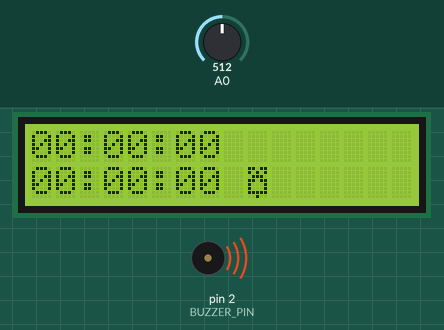
This sketch was run on a simulated Arduino Uno, built with avr-gcc and run on an emulated ATmega328P. Shown: 16×2 character LCD, buzzer (waves = sounding). The test bench sets the inputs (shaded band); at power-on: A0 = 512.

Above: at 0.1 s.
At 9.1 s:
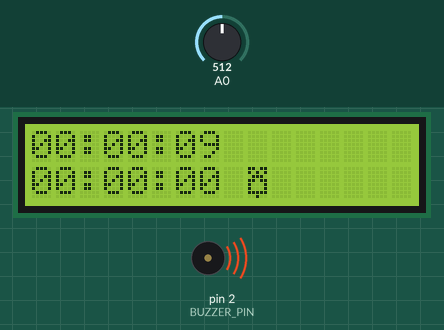
At 19.1 s:
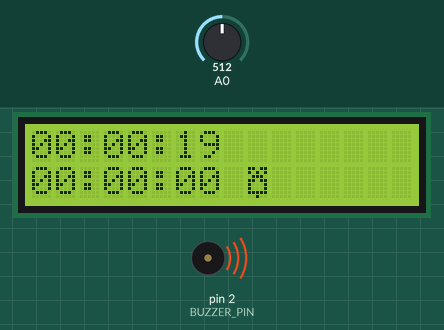
At 39.1 s:
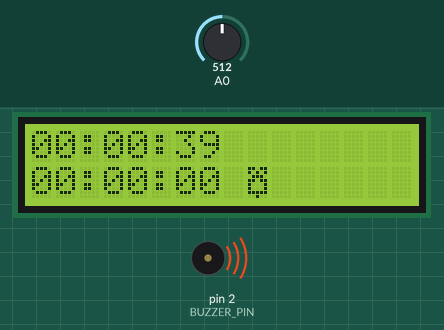
Timing chart, 0 to 40.0 s (numbered marks = the images above):
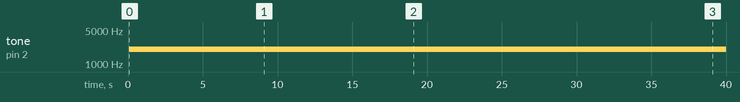

Measured:
- by itself, tone on pin 2 (BUZZER_PIN): silent → 2000 Hz at 0.07 s
- what the display in image 1 shows lasts 1.0 s, from 9.0 s to 10.0 s

The sketch:

simple_clock.ino
```cpp
#include <LiquidCrystal.h>

#define CLOCK_MODE 0
#define SET_ALARM_MODE 1
#define BUZZER_PIN 2
#define BUTTON_RIGHT 0
#define BUTTON_UP 1
#define BUTTON_DOWN 2
#define BUTTON_LEFT 3
#define BUTTON_SELECT 4
#define BUTTON_NONE 5

/*********** Declaración de variables ********/
LiquidCrystal lcd(8, 9, 4, 5, 6, 7);
unsigned long hours, minutes, seconds;
int hoursAlarm, minutesAlarm, secondsAlarm;
bool alarmActivated = true;
int mode = CLOCK_MODE;

/********** Caracteres personalizados ********/
uint8_t alarmIcon[8] = {
    0b00000,
    0b00100,
    0b01110,
    0b11011,
    0b10001,
    0b10001,
    0b11111,
    0b00100};

uint8_t ringingAlarm[8] = {
    0b11011,
    0b10101,
    0b01110,
    0b11011,
    0b10001,
    0b10001,
    0b11111,
    0b00100};


uint8_t upArrow[8] = {
    0b00100,
    0b01110,
    0b11111,
    0b11111,
    0b00100,
    0b00100,
    0b00100,
    0b00100};

uint8_t downArrow[8] = {
    0b00100,
    0b00100,
    0b00100,
    0b00100,
    0b11111,
    0b11111,
    0b01110,
    0b00100};

uint8_t leftArrow[8] = {
    0b00000,
    0b00100,
    0b01100,
    0b11111,
    0b11111,
    0b01100,
    0b00100,
    0b00000};

uint8_t rightArrow[8] = {
    0b00000,
    0b00100,
    0b00110,
    0b11111,
    0b11111,
    0b00110,
    0b00100,
    0b00000};

/*********** Prototipo de funciones **********/
void clock();
void showClock();
void showAlarm();
void showSetAlarm();
int readButtons();
void checkAlarm();
void setAlarm();

/**************** VOID / LOOP ***************/
void setup()
{
    lcd.createChar(1, alarmIcon);
    lcd.createChar(2, upArrow);
    lcd.createChar(3, downArrow);
    lcd.createChar(4, leftArrow);
    lcd.createChar(5, rightArrow);
    lcd.createChar(6, ringingAlarm);
    lcd.begin(16, 2);
}

int previousButton = BUTTON_NONE;
void loop()
{
    clock();

    int currentButton = readButtons();
    if(currentButton==BUTTON_SELECT && previousButton==BUTTON_NONE){
        mode = !mode;
    }
    previousButton = currentButton;
    switch (mode)
    {
    case CLOCK_MODE:
        showClock();
        showAlarm();
        checkAlarm();
        break;
    case SET_ALARM_MODE:
        showSetAlarm();
        showAlarm();
        setAlarm();
    }
}
/************** END VOID / LOOP **************/

void clock()
{
    unsigned long currentMillis = millis();
    seconds = currentMillis / 1000;
    minutes = seconds / 60;
    hours = minutes / 60;
}

void showClock()
{
    unsigned long hoursDisplay = hours % 24;
    unsigned long minutesDisplay = minutes % 60;
    unsigned long secondsDisplay = seconds % 60;

    lcd.setCursor(0, 0);
    if (hoursDisplay < 10)
        lcd.print("0");
    lcd.print(hoursDisplay);
    lcd.print(":");
    if (minutesDisplay < 10)
        lcd.print("0");
    lcd.print(minutesDisplay);
    lcd.print(":");
    if (secondsDisplay < 10)
        lcd.print("0");
    lcd.print(secondsDisplay);
}

void showAlarm()
{
    lcd.setCursor(0, 1);
    if (hoursAlarm < 10)
        lcd.print("0");
    lcd.print(hoursAlarm);
    lcd.print(":");
    if (minutesAlarm < 10)
        lcd.print("0");
    lcd.print(minutesAlarm);
    lcd.print(":");
    if (secondsAlarm < 10)
        lcd.print("0");
    lcd.print(secondsAlarm);
}

void checkAlarm()
{
    if (alarmActivated)
    {
        // La alarma va a sonar un minuto completo
        int hoursCompare = hours % 24;
        int minutesCompare = minutes % 60;
        lcd.setCursor(9, 1);
        if (hoursCompare == hoursAlarm && minutesCompare == minutesAlarm)
        {
            tone(BUZZER_PIN, 2000);
            lcd.write(6);
        }
        else
        {
            tone(BUZZER_PIN, 0);
            lcd.write(1);
        }
    }
    else
    {
        tone(BUZZER_PIN, 0);
        lcd.write(1);
    }
}

void showSetAlarm()
{
    lcd.setCursor(0, 0);
    lcd.write(2);
    lcd.write(3);
    lcd.write(" ");
    lcd.write(4);
    lcd.write(5);
    lcd.print("   "); // Estos espacios están para borrar los posibles caracteres que hayan quedado en el display
}

int previousButtonAlarm = BUTTON_NONE;
void setAlarm()
{
    int currentButton = readButtons();
    if (previousButtonAlarm == BUTTON_NONE && currentButton != BUTTON_NONE)
    {
        switch (currentButton)
        {
        case BUTTON_UP:
            hoursAlarm++;
            if (hoursAlarm == 24)
                hoursAlarm = 0;
            break;
        case BUTTON_DOWN:
            hoursAlarm--;
            if (hoursAlarm == -1)
                hoursAlarm = 23;
            break;
        case BUTTON_LEFT:
            minutesAlarm--;
            if (minutesAlarm == -1)
                minutesAlarm = 59;
            break;
        case BUTTON_RIGHT:
            minutesAlarm++;
            if (minutesAlarm == 60)
                minutesAlarm = 0;
            break;
        }
    }
    previousButtonAlarm = currentButton;
}

int readButtons()
{
    int value = analogRead(0); // Leemos A0
    // Mis botones dan:  0, 145, 329,507,743
    // Y ahora los comparamos con un margen comodo
    if (value > 900)
        return BUTTON_NONE; // Ningun boton pulsado
    if (value < 50)
        return BUTTON_RIGHT;
    if (value < 250)
        return BUTTON_UP;
    if (value < 450)
        return BUTTON_DOWN;
    if (value < 650)
        return BUTTON_LEFT;
    if (value < 850)
        return BUTTON_SELECT;
    return BUTTON_NONE; // Por si todo falla
}
```
